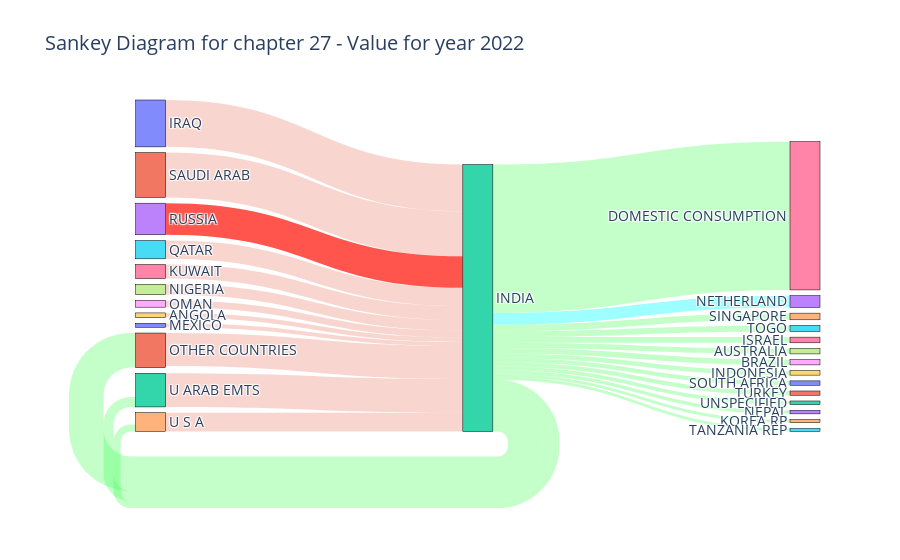

Notebook cell for this chart:
### Code cell
from ipywidgets.widgets.widget_color import Color
fig = go.Figure(data=[go.Sankey(
    valuesuffix = " Billion USD",
    node = dict(
      pad = 2,
      thickness = 30,
      line = dict(color = "black", width = 0.5),
      label = labels
    ),
    link = dict(
      source = source, # indices correspond to labels, eg A1, A2, A1, B1, ...
      target = target,
      value = value_2022, 
      color = color
  ))])

fig.update_layout(title_text="Sankey Diagram for chapter 27 - Value for year 2022", font_size=14)
fig.show()
#plotly.offline.plot(fig, filename='sankey_27_value_2022.html', auto_open=True)
#fig.write_image("/content/drive/MyDrive/Research/ankey_27_value_2022.png", width=1600, height=800, scale=5)

### Figure 1 — Plotly figure (JSON) as saved in the notebook; plotly's stock layout.template omitted (floating-point values rounded to 4 significant figures)
{"data": [{"link": {"color": ["rgba(219, 53, 18, 0.2)", "rgba(219, 53, 18, 0.2)", "rgba(219, 53, 18, 0.2)", "rgba(255, 14, 0, 0.7)", "rgba(219, 53, 18, 0.2)", "rgba(219, 53, 18, 0.2)", "rgba(219, 53, 18, 0.2)", "rgba(219, 53, 18, 0.2)", "rgba(219, 53, 18, 0.2)", "rgba(219, 53, 18, 0.2)", "rgba(219, 53, 18, 0.2)", "rgba(219, 53, 18, 0.2)", "rgba(92, 255, 255, 0.6)", "rgba(62, 255, 82, 0.3)", "rgba(62, 255, 82, 0.3)", "rgba(62, 255, 82, 0.3)", "rgba(62, 255, 82, 0.3)", "rgba(62, 255, 82, 0.3)", "rgba(62, 255, 82, 0.3)", "rgba(62, 255, 82, 0.3)", "rgba(62, 255, 82, 0.3)", "rgba(62, 255, 82, 0.3)", "rgba(62, 255, 82, 0.3)", "rgba(62, 255, 82, 0.3)", "rgba(62, 255, 82, 0.3)", "rgba(62, 255, 82, 0.3)", "rgba(62, 255, 82, 0.3)", "rgba(62, 255, 82, 0.3)", "rgba(62, 255, 82, 0.3)"], "source": [0, 1, 2, 3, 4, 5, 6, 7, 8, 9, 10, 11, 12, 12, 12, 12, 12, 12, 12, 12, 12, 12, 12, 12, 12, 12, 12, 12, 12], "target": [12, 12, 12, 12, 12, 12, 12, 12, 12, 12, 12, 12, 13, 2, 4, 14, 15, 16, 17, 18, 19, 20, 21, 22, 23, 24, 25, 11, 26], "value": [37.4, 35.8, 26.8, 25.2, 15, 14.6, 11.2, 8.3, 5.4, 3.7, 3.2, 26.4, 9.4, 8, 5.6, 5.3, 4.7, 4.5, 4.3, 4.2, 3.6, 3.5, 3.4, 2.9, 2.8, 2.5, 2.4, 27.6, 118.3]}, "node": {"label": ["IRAQ", "SAUDI ARAB", "U ARAB EMTS", "RUSSIA", "U S A", "QATAR", "KUWAIT", "NIGERIA", "OMAN", "ANGOLA", "MEXICO", "OTHER COUNTRIES", "INDIA", "NETHERLAND", "SINGAPORE", "TOGO", "ISRAEL", "AUSTRALIA", "BRAZIL", "INDONESIA", "SOUTH AFRICA", "TURKEY", "UNSPECIFIED", "NEPAL", "KOREA RP", "TANZANIA REP", "DOMESTIC CONSUMPTION"], "line": {"color": "black", "width": 0.5}, "pad": 2, "thickness": 30}, "type": "sankey", "valuesuffix": " Billion USD"}], "layout": {"font": {"size": 14}, "title": {"text": "Sankey Diagram for chapter 27 - Value for year 2022"}}}
